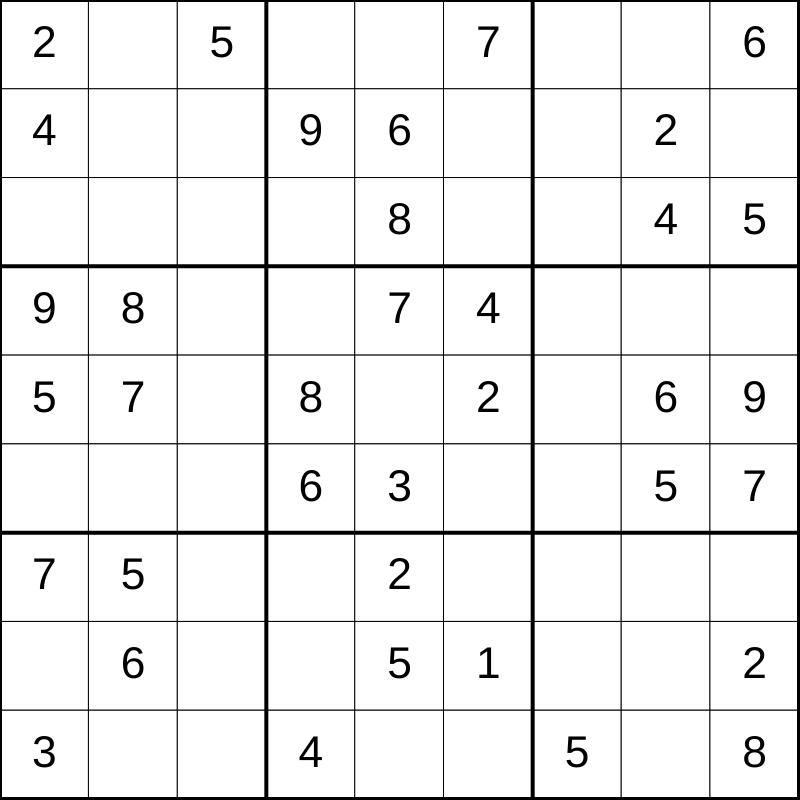
Frame 1 (no input)
Frame 60 (no input): identical to frame 1, image omitted
Frame 120 (the mouse pressed at the canvas centre since frame 60): identical to frame 1, image omitted

The p5.js sketch that drew this single still picture (run headless with seeded random() and noise() and a simulated clock; from frame 60 on, the mouse is pressed at the canvas centre):

// p5.js sketch
// ── sketch.js
let initialGrid = [
  [2, 0, 5, 0, 0, 7, 0, 0, 6],
  [4, 0, 0, 9, 6, 0, 0, 2, 0],
  [0, 0, 0, 0, 8, 0, 0, 4, 5],
  [9, 8, 0, 0, 7, 4, 0, 0, 0],
  [5, 7, 0, 8, 0, 2, 0, 6, 9],
  [0, 0, 0, 6, 3, 0, 0, 5, 7],
  [7, 5, 0, 0, 2, 0, 0, 0, 0],
  [0, 6, 0, 0, 5, 1, 0, 0, 2],
  [3, 0, 0, 4, 0, 0, 5, 0, 8],
];

let gridDimensions = 9;
let cellSize;
let grid;

function setup() {
  if (windowWidth < windowHeight) {
    createCanvas(windowWidth*0.8, windowWidth*0.8);

  }
  else {
    createCanvas(windowHeight*0.8, windowHeight*0.8);
  }
  cellSize = (width-1)/gridDimensions;
  grid = initialGrid;
}

function draw() {
  background(220);
  displayGrid();
}

function displayGrid() {
  for (let y=0; y<gridDimensions; y++) {
    for (let x=0; x<gridDimensions; x++) {
      fill("white");
      strokeWeight(1);
      rect(x*cellSize, y*cellSize, cellSize, cellSize);

      if (grid[y][x] !== 0) {
        fill("black");
        textSize(cellSize*0.50);
        textAlign(CENTER, CENTER);
        text(grid[y][x], x*cellSize + cellSize/2, y*cellSize + cellSize/2);
      }
    }
  }
  drawCageLines();
}

function drawCageLines() {
  strokeWeight(4);
  for (let location = 0; location <= 9; location += 3) {
    line(0, cellSize*location, width, cellSize * location);
    line (cellSize * location, 0, cellSize * location, height);
  }
}
